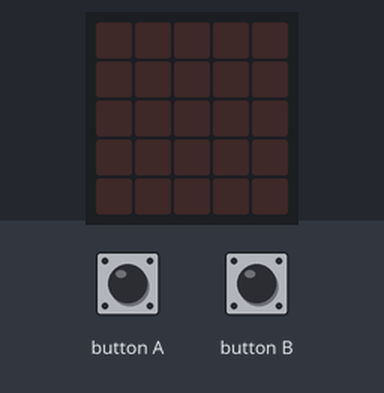
A program run on a simulated BBC micro:bit (MakeCode). Parts: the board's 5×5 LED display. The test bench sets the inputs (shaded band).

Above: at 1.2 s.
1.3 s: button A pressed for 0.15 s
At 2.2 s:
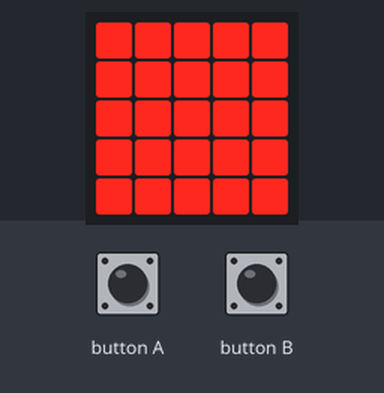
2.9 s: button B pressed for 0.15 s
At 3.4 s:
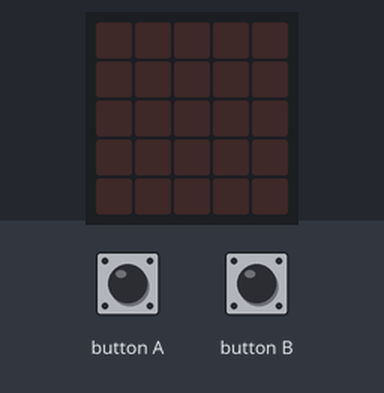
Timing chart, 0 to 5.9 s (numbered marks = the images above; inputs shaded):
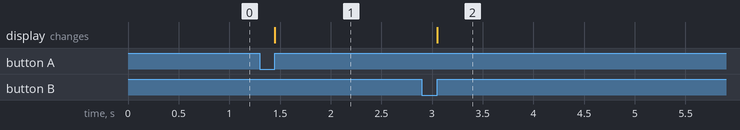

The program:

main.ts
```typescript
input.onButtonPressed(Button.A, function () {
    basic.showLeds(`
        # # # # #
        # # # # #
        # # # # #
        # # # # #
        # # # # #
        `)
})
input.onButtonPressed(Button.B, function () {
    basic.showLeds(`
        . . . . .
        . . . . .
        . . . . .
        . . . . .
        . . . . .
        `)
})
```

test.ts
```typescript
// aquí va el archivo "tests"; esto no se compilará cuando este paquete se utilice como una extensión.
```

Measured:
- after the input at 1.3 s, the display: changes after 0.15 s (image 1)
- after the input at 2.9 s, the display: changes after 0.15 s (image 2)
